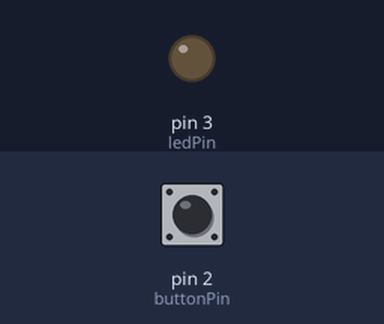
Bench run of a sketch on a simulated Arduino Uno, built with avr-gcc and run on an emulated ATmega328P. On the bench: output pins drawn as LEDs (lit = HIGH). Dashed ring = blinking. Inputs (shaded band) come from the test bench; at power-on: pin 2 (buttonPin) LOW.

Above: at 1.2 s.
1.3 s: pin 2 (buttonPin) pulled HIGH for 0.15 s
At 3.0 s:
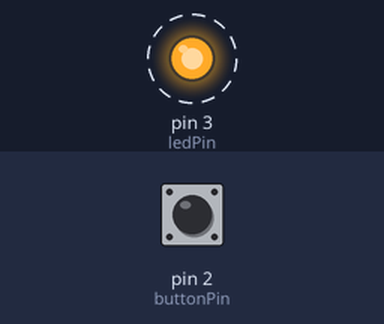
Timing chart, 0 to 10.4 s (numbered marks = the images above; inputs shaded):
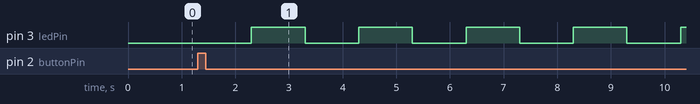

The sketch:

sketch_nov12a.ino
```cpp
const int buttonPin = 2;
const int ledPin = 3;
int buttonState = 0;
int lastButtonState = LOW;
int mode = 0; //

unsigned long previousMillis = 0;
bool ledOn = true;


const long slowInterval = 1000;
const long mediumInterval = 500;
const long fastInterval = 150;
void setup() {
  pinMode(buttonPin, INPUT);
  pinMode(ledPin, OUTPUT);


  digitalWrite(ledPin, LOW);
}

void loop() {

  buttonState = digitalRead(buttonPin);

  if (buttonState == HIGH && lastButtonState == LOW) {
    mode++;
    if (mode > 3) {
      mode = 0;
    }


    previousMillis = millis();
    ledOn = true;
    delay(50);
  }
  lastButtonState = buttonState;


  unsigned long currentMillis = millis();

  if (mode == 0) {

    digitalWrite(ledPin, LOW);
  }
  else if (mode == 1) {

    if (currentMillis - previousMillis >= slowInterval) {
      previousMillis = currentMillis;
      ledOn = !ledOn;
      digitalWrite(ledPin, ledOn ? LOW : HIGH);
    }
  }
  else if (mode == 2) {

    if (currentMillis - previousMillis >= mediumInterval) {
      previousMillis = currentMillis;
      ledOn = !ledOn;
      digitalWrite(ledPin, ledOn ? LOW : HIGH);
    }
  }
  else if (mode == 3) {

    if (currentMillis - previousMillis >= fastInterval) {
      previousMillis = currentMillis;
      ledOn = !ledOn;
      digitalWrite(ledPin, ledOn ? LOW : HIGH);
    }
  }
}
```

Measured:
- after the input at 1.3 s, pin 3 (ledPin): alternates HIGH for 1.0 s and LOW for 1.0 s, starting after 1.0 s
